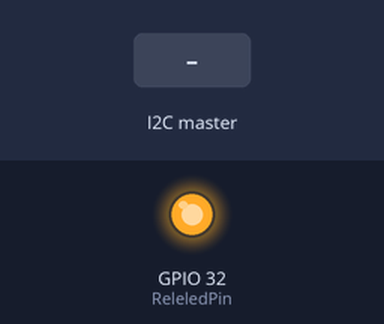
Bench run of a program on a simulated ESP32. Parts: output pins drawn as LEDs (lit = HIGH). Inputs (shaded band) come from the test bench.

Above: at 1.2 s.
1.3 s: the I2C master sends the byte 0
At 1.9 s:
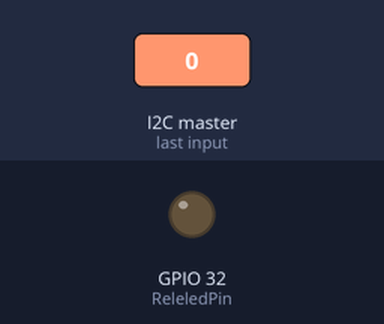
2.8 s: the I2C master sends the byte 1
At 4.2 s:
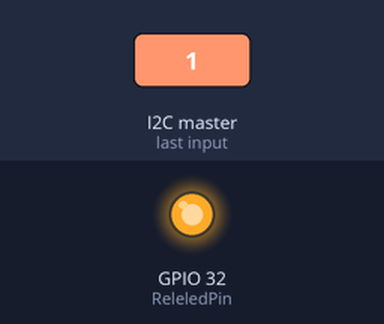
Timing chart, 0 to 5.8 s (numbered marks = the images above; inputs shaded):
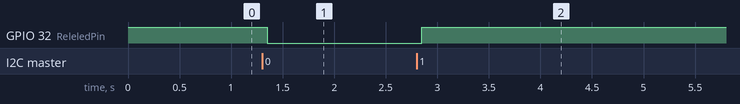

Measured:
- after the input at 1.3 s, GPIO 32 (ReleledPin): HIGH → LOW after 0.05 s
- after the input at 2.8 s, GPIO 32 (ReleledPin): LOW → HIGH after 0.05 s

The program:

main.cpp
```cpp
/*******************************************************************************
   Título:      TCC  Engenharia Mecatrônica.

   Descrição:   C L P   ---  I H M

   Processador:  ROBOCORE ESP32

   Geração Multifolhas


   Desenvolvido: MRPRO Tecnologia e Automação

   Autor: Tecnologo. Marcelo Rodrigues     Crea-SP 5070505617

   Data de Inicio: 27/08/2023       Versão:   2023.1.0


*******************************************************************************/
/* ============================================================================

                                       _
                                      / \
                                     |oo >
                                     _\=/_
                    ___         #   /  _  \   #
                   /<> \         \\//|/.\|\\//
                 _|_____|_        \/  \_/  \/
                | | === | |          |\ /|
                |_|  0  |_|          \_ _/
                 ||  0  ||           | | |
                 ||__*__||           | | |
                |* \___/ *|          []|[]
                /=\ /=\ /=\          | | |
________________[_]_[_]_[_]_________/_]_[_\___________________________________

============================================================================== */

/******************************************************************************/


// ========================================================================================================
// --- Bibliotecas Auxiliares ---
#include <Arduino.h>
#include <SPI.h>
#include <Wire.h>
#include "wire.h"


#include "Config_mcu.h"


void setup()
{


   Config_mcu();

}

void loop() {
  // nada para ser exexutado
}
```

Config_mcu.h
```cpp
/********************************Função que configura Pinos do MCU**************************************

                                   configuração para placa Mega ADK

********************************************************************************************************/
/*******************************************************************************************************/
                                      /* Arquivos de inclusão */

#ifndef Config_mcu_h_
#define Config_mcu_h_


// ======================================================================================================
// --- Protótipo das Funções ---


void       Config_mcu ();
void receiveEvent(int howMany);


#endif
```

Config_mcu.cpp
```cpp
/************************************************************************************************************

                                      configurações Slave_ESP32
************************************************************************************************************/

#include <Arduino.h>
#include <SPI.h>
#include <Wire.h>
#include "wire.h"

/**********************************************************************************************************/
                                        /* Arquivos de inclusão */


#include "Config_mcu.h"

#define myAdress 0x07

const int LED_ESP32 = 13;


#define ReleledPin 32 // numero do pino onde o LED esta conectado
// funcao executada sempre que algum dado e recebido no barramento I2C
// vide "void setup()"
void receiveEvent(int howMany) {
  // verifica se existem dados para serem lidos no barramento I2C
  if (Wire.available()) {
    // le o byte recebido
    char received = Wire.read();

    // se o byte recebido for igual a 0, apaga o LED
    if (received == 0) {
      digitalWrite(ReleledPin, LOW);
    }

    // se o byte recebido for igual a 1 acende o LED
    if (received == 1) {
      digitalWrite(ReleledPin, HIGH);
    }
  }
}


void Config_mcu()
{
   Serial.begin(115200);
  // ingressa ao barramento I2C com o endereço definido no myAdress (0x07)
  Wire.begin(myAdress);


  //Registra um evento para ser chamado quando chegar algum dado via I2C
  Wire.onReceive(receiveEvent);

  pinMode(ReleledPin, OUTPUT);  // configura o pino do LED como saida
  digitalWrite(ReleledPin,HIGH);

}
```
